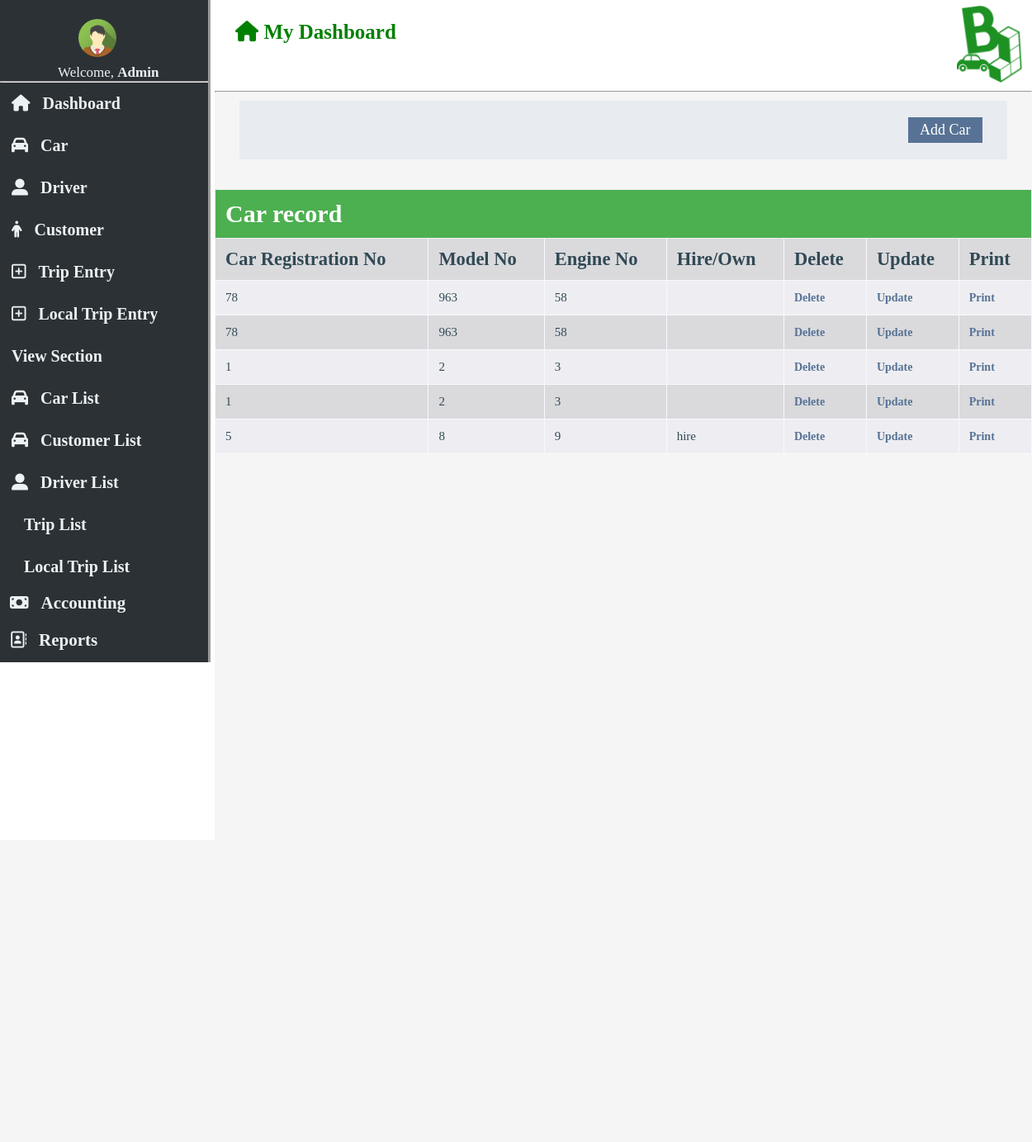
The page /car_list.php on the database its author committed.
### tables this page shows
CREATE TABLE `tb_car` (
  `CarRegistrationNo` int(30) NOT NULL,
  `ModelNo` int(20) NOT NULL,
  `EngineNo` int(30) NOT NULL,
  `OwnerShipHire` varchar(30) NOT NULL
);

### car_list.php (the view, shortened to what this page needs)
 <!DOCTYPE html>
<html>
<head>
  <link rel="stylesheet" type="text/css" href="file:///C:/xampp/htdocs/Rent-a-car/fontawesome-free-5.11.2-web/css/all.css">
  <link rel="stylesheet" type="text/css" href="css/car_list.css">
 <link rel="stylesheet" type="text/css" href="css/dashboard.css">
</head>
<body>
<div class="wrapper">
<nav class="" style="z-index:3;width:300px;" id="mySidebar"><br>
  <div class="c1-container">
    <div class="c1-img">
      <img src="img/img_avatar.png" style="border-radius: 50%;width: 46px;">
    </div>
    <div class="c1-text">
      <span>Welcome, <strong>Admin</strong></span><br>
    </div>
  </div>
  <hr>
  <div class="c1-container">
  <a class="bar-block-item" href="Dashboard2.php"><i id="i0" class="fas fa-home"></i>Dashboard</a>
  </div>
  <div class="bar-block">
  <a class="bar-block-item" href="car_add.php">           <i id="i1" class="fas fa-car"></i>Car</a>
  <a class="bar-block-item" href="driver_add2.php">       <i id="i2" class="fas fa-user-alt"></i>Driver</a>
  <a class="bar-block-item" href="customer_add.php">      <i id="i3" class="hvr-buzz-out fa fa-male"></i>Customer</a>
  <a class="bar-block-item" href="trip_entry.php">        <i id="i4" class="far fa-plus-square"></i>Trip Entry</a>
  <a class="bar-block-item" href="localtripentry.php">    <i id="i5" class="far fa-plus-square"></i>Local Trip Entry</a>
  <a class="bar-block-item" href="*"><span>View Section</span></a>
  <a class="bar-block-item" href="car_list.php">           <i id="i1" class="fas fa-car"></i>Car List</a>
  <a class="bar-block-item" href="customer_list.php">           <i id="i1" class="fas fa-car"></i>Customer List</a>
  <a class="bar-block-item" href="driver_list.php">       <i id="i2" class="fas fa-user-alt"></i>Driver List</a>
  <a class="bar-block-item" href="Trip_list2.php">                      <i id="i6" class="fab fa-tripadvisor"></i>Trip List</a>
  <a class="bar-block-item" href="local_trip_list.php">                      <i id="i7" class="fab fa-tripadvisor"></i>Local Trip List</a>
  <a href="#" class="bar-block-item dropdown-btn">         <i id="i8" class="fas fa-money-bill"></i>Accounting </a>
  <a href="#" class="bar-block-item dropdown-btn">         <i id="i9" class="far fa-address-book"></i>Reports</a>
  </div>
</nav>
<div class="main">
  <header class="header2">
  	<div id="header-text">
    <h4><b><i class="fas fa-home"></i> My Dashboard</b></h4>
    </div>
    <div id="header-logo">
    	 <img src="img/logo4.png" style="width: 80px">
    </div>
  </header>
<hr>
<div class="add_car_container">
 <div class="save-button" id="addcar">
<a href="car_add.php" class="button">Add Car</a>
</div>
</div>
<?php
$servername = "localhost";
$username = "root";
$password = "";
$dbname = "db_car_bj";
$conn = new mysqli($servername, $username, $password, $dbname);
$sql = "SELECT * FROM tb_car";
$result = $conn->query($sql);
if ($result->num_rows > 0) {
    echo"<table style='width:990px; margin:auto; color:#314954; padding:5px; font-size:15px; border-color:darkgrey;border: currentColor;background-color: #d8dbe845;' border='5'>";
    echo"<tr><th colspan='7'><h1>Car record</h1></th></tr>";
    echo"<tr>";
    echo"<td><h2>Car Registration No</h2></td>";
    echo "<td><h2>Model No</h2></td>";
    echo "<td><h2>Engine No</h2></td>";
    echo "<td><h2>Hire/Own</h2></td>";
    echo "<td><h2>Delete</h2></td>";
    echo "<td><h2>Update</h2></td>";
    echo "<td><h2>Print</h2></td>";
    echo "</tr>";
    echo "<br><br>";
     while($row = $result->fetch_assoc()) {
        echo "<tr>
    <td>"  . $row["CarRegistrationNo"]."    </td>
    <td>"  . $row["ModelNo"]."  </td>
    <td>"  . $row["EngineNo"]."    </td>
    <td>"  . $row["OwnerShipHire"]."  </td>
    <td><a href =delete_car.php?CarRegistrationNo=".$row["CarRegistrationNo"].">Delete</a>     </td>
    <td><a href =edit_car.php?CarRegistrationNo=".$row["CarRegistrationNo"].">Update</a>     </td>
    <td><a href =print_car.php?CarRegistrationNo=".$row["CarRegistrationNo"].">Print</a> </td>
    </tr>";
     }
     echo "</table>";
} else {
     echo "0 results";
}
?>  <br><br><br><br><br><br><br>
<div class="footer">
  <h4 style="color: green;font-size: 24px">@BJ Company</h4></div>
</div>
</div>
</body>
</html>

### css/car_list.css (style rules this page uses)
td { padding: 15px; border-style: groove; border-color: ghostwhite; }
td a { color: #577294; text-decoration: none; font-size: 14px; font-weight: 900; }
th { background-color: #09232f42; }
.save-button { width: 20%; }
.save-button .button { background-color: #577294; border: none; color: white; padding: 5px 14px; text-align: center; text-decoration: none; display: inline-block; font-size: 18px; cursor: pointer; }
#addcar { float: right;width:100px; }
.add_car_container { background-color: #d2ddea61; padding: 20px; overflow: hidden; margin-top: 10px;margin-left: 30px; margin-right: 30px }

### css/dashboard.css (style rules this page uses)
* { margin: 0px;padding: 0px;font-family:Times New Roman; }
html { box-sizing: content-box; }
.footer { background-color: #101821cf;padding: 40px;overflow: hidden;margin: 0px;width: 96%;margin-top: 600px; }
#mySidebar { background-color:#2c3136;height: 200%;position: sticky;top: 0px;border-right-style: outset; }
.c1-img { width: 50%; text-align: center; margin-left: 50px; padding: 5px; }
.c1-text { width: 50%; color: #ecf1f3; margin-left: 70px; font-size: 17px; }
.c1-text span { text-align: center; }
.bar-block { height: 100%; }
.bar-block-item { padding: 14px;display: list-item;font-size: 20px;text-decoration: none;color: #ecf1f3;font-weight: 600; }
.bar-block-item i { font-size: 20px;margin-right: 15px; }
.dropdown-btn { padding: 6px 9px 14px 12px; text-decoration: none; font-size: 21px; display: block; text-align: left; }
.wrapper { display: flex;position: relative; }
.header2 { padding: 5px;background-color: white;overflow: hidden; }
#header-text { float: left; width: 50%; padding: 20px; font-size: 25px; color: green; }
#header-logo { float: right;width: 20%; }
#header-logo img { margin-left: 110px; }
.main { background-color: #3b3e400d;margin-left:25%;width: 85%;margin-left: 5px; }
.save-button { margin-left: 11px; }

### car_list.php (style rules this page uses)
table { font-family: "Trebuchet MS", Arial, Helvetica, sans-serif; border-collapse: collapse; width: 100%; }
th, td { text-align: left; padding: 12px; }
tr:nth-child(even) { background-color: #9e9e9e42; }
th { background-color: #4CAF50; color: white; }

### rows shown on the page
tb_car: CarRegistrationNo "78", ModelNo "963", EngineNo "58"
tb_car: CarRegistrationNo "78", ModelNo "963", EngineNo "58"
tb_car: CarRegistrationNo "1", ModelNo "2", EngineNo "3"
tb_car: CarRegistrationNo "1", ModelNo "2", EngineNo "3"
tb_car: CarRegistrationNo "5", ModelNo "8", EngineNo "9", OwnerShipHire "hire"
